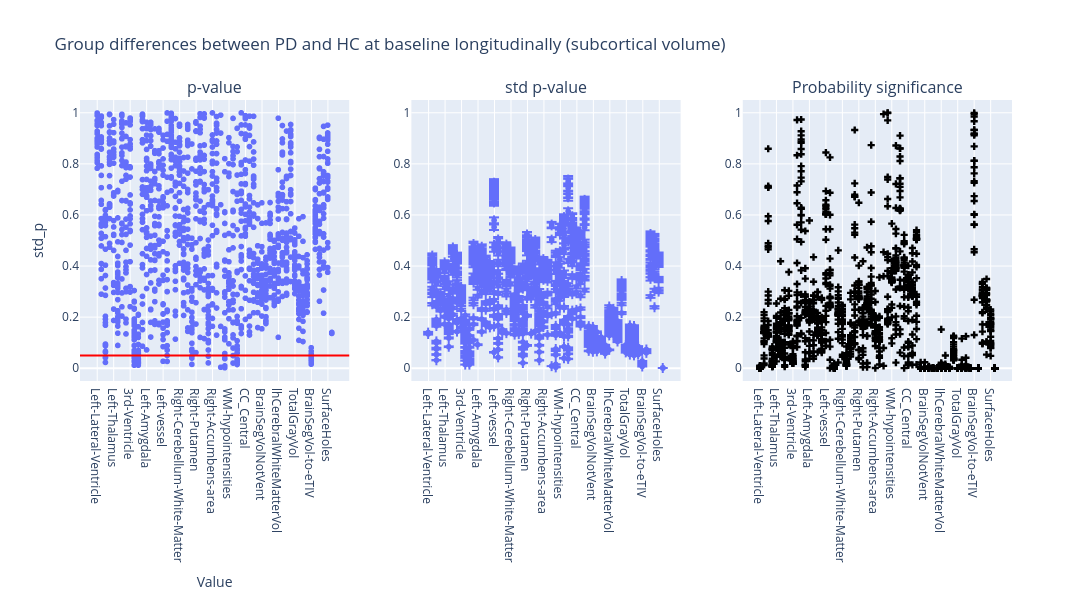

Notebook code cell kept with this figure:
### Code cell
plot_dumbbell(
    ancova_longitudinal_subcortical_volume,
    "Group differences between PD and HC at baseline longitudinally (subcortical volume)",
)

### Figure 1 — Plotly figure (JSON) as saved in the notebook; plotly's stock layout.template omitted (floating-point values rounded to 4 significant figures; data arrays with more than 128 entries replaced by an {"elided": "..."} marker saying what was removed)
{"data": [{"hovertemplate": "region=%{x}<br>p_value=%{y}<extra></extra>", "legendgroup": "", "marker": {"color": "#636efa", "symbol": "circle"}, "mode": "markers", "name": "", "showlegend": false, "type": "scattergl", "x": {"elided": "1485 str values"}, "xaxis": "x", "y": {"elided": "1485 float values"}, "yaxis": "y"}, {"error_y": {"array": {"elided": "1485 float values"}, "arrayminus": {"elided": "1485 float values"}}, "hovertemplate": "region=%{x}<br>std_p=%{y}<extra></extra>", "legendgroup": "", "marker": {"color": "#636efa", "symbol": "circle"}, "mode": "markers", "name": "", "showlegend": false, "type": "scattergl", "x": {"elided": "1485 str values"}, "xaxis": "x2", "y": {"elided": "1485 float values"}, "yaxis": "y2"}, {"marker": {"color": "black", "symbol": "cross"}, "mode": "markers", "name": "Flip probability", "showlegend": false, "type": "scatter", "x": {"elided": "1485 str values"}, "xaxis": "x3", "y": {"elided": "1485 float values"}, "yaxis": "y3"}], "layout": {"annotations": [{"font": {"size": 16}, "showarrow": false, "text": "p-value", "x": 0.1444, "xanchor": "center", "xref": "paper", "y": 1.0, "yanchor": "bottom", "yref": "paper"}, {"font": {"size": 16}, "showarrow": false, "text": "std p-value", "x": 0.5, "xanchor": "center", "xref": "paper", "y": 1.0, "yanchor": "bottom", "yref": "paper"}, {"font": {"size": 16}, "showarrow": false, "text": "Probability significance", "x": 0.8556, "xanchor": "center", "xref": "paper", "y": 1.0, "yanchor": "bottom", "yref": "paper"}], "height": 600, "hovermode": "closest", "shapes": [{"line": {"color": "red", "width": 2}, "type": "line", "x0": 0, "x1": 1, "xref": "x domain", "y0": 0.05, "y1": 0.05, "yref": "y"}], "title": {"text": "Group differences between PD and HC at baseline longitudinally (subcortical volume)"}, "width": 1400, "xaxis": {"anchor": "y", "domain": [0.0, 0.2889], "title": {"text": "Value"}}, "xaxis2": {"anchor": "y2", "domain": [0.3556, 0.6444]}, "xaxis3": {"anchor": "y3", "domain": [0.7111, 1.0]}, "yaxis": {"anchor": "x", "domain": [0.0, 1.0], "range": [-0.05, 1.05], "title": {"text": "std_p"}}, "yaxis2": {"anchor": "x2", "domain": [0.0, 1.0], "range": [-0.05, 1.05]}, "yaxis3": {"anchor": "x3", "domain": [0.0, 1.0], "range": [-0.05, 1.05]}}}
